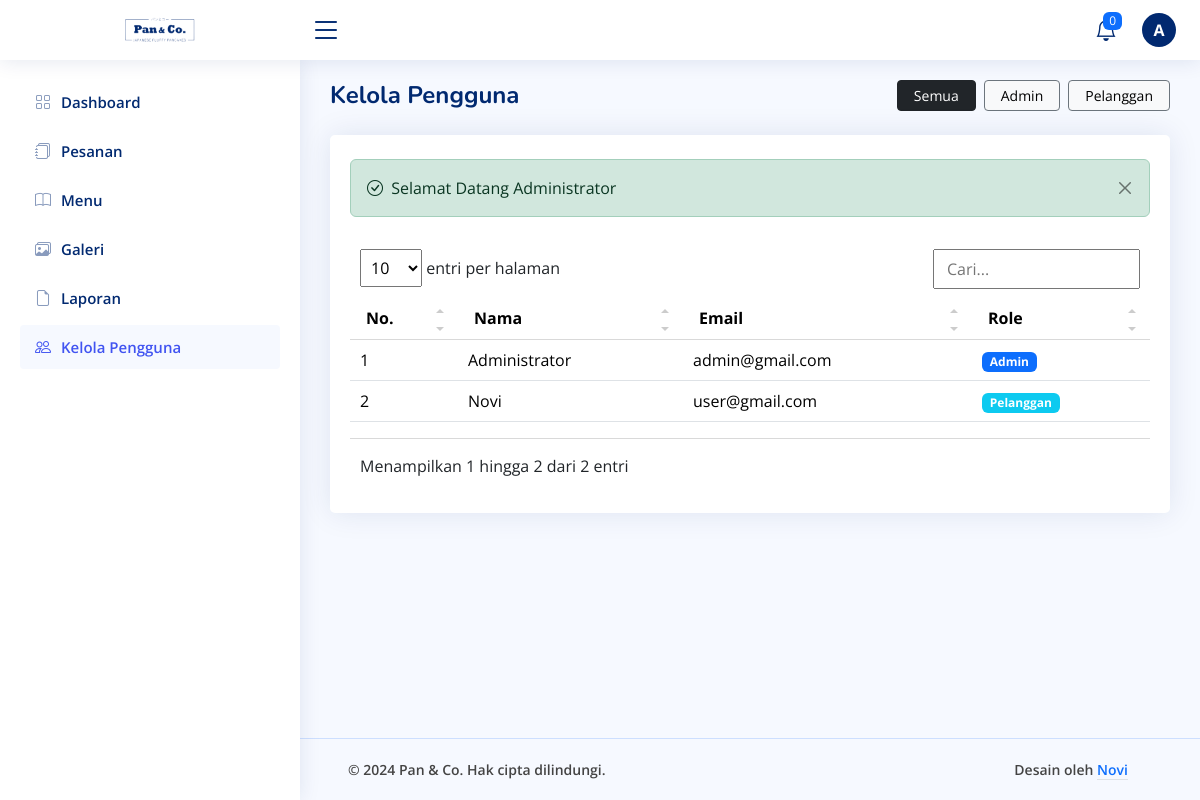
Page /admin/manage-user/show.php (signed in) on the committed database.
### tables this page shows
CREATE TABLE `users` (
  `id_user` char(13) NOT NULL,
  `nama_lengkap` varchar(100) NOT NULL,
  `email` varchar(100) NOT NULL,
  `password` varchar(100) NOT NULL,
  `level` enum('Admin','User') NOT NULL
);

### config/config.php (called while the page is built, shortened)
<?php
$base_url = 'http://localhost/restaurant';
function base_url($path = '')
{
    global $base_url;
    return rtrim($base_url, '/') . '/' . ltrim($path, '/');
}

### admin/manage-user/show.php (the view, shortened to what this page needs)
<?php
include('../../config/config.php');
$title = 'Kelola Pengguna';
?>
<div class="pagetitle">
    <div class="d-flex justify-content-between align-items-center gap-2 mb-4">
        <h1 class="mb-0 fw-bold"><?= $title ?></h1>
        <div class="d-flex gap-2">
            <a href="<?= base_url('admin/manage-user/show.php'); ?>" class="btn btn-sm px-lg-3 btn-dark">Semua</a>
            <?php
            $sql_role_user = "SELECT DISTINCT level FROM users ORDER BY level ASC";
            $query_role_user = mysqli_query($koneksi, $sql_role_user);
            while ($data_role_user = mysqli_fetch_array($query_role_user)):
            ?>
                <a href="<?= base_url('admin/manage-user/role.php?role=' . urlencode($data_role_user['level'])); ?>" class="btn btn-sm px-lg-3 btn-light border-secondary">
                    <?= ($data_role_user['level'] === 'User') ? 'Pelanggan' : 'Admin'; ?>
                </a>
            <?php endwhile; ?>
        </div>
    </div>
</div>
<section class="section">
    <div class="row">
        <div class="col-lg-12">
            <div class="card">
                <div class="card-body pt-4">
                    <?php include('../components/alerts.php') ?>
                    <table class="table table-hover datatable">
                        <thead class="table-light">
                            <tr>
                                <th>No.</th>
                                <th>Nama</th>
                                <th>Email</th>
                                <th>Role</th>
                            </tr>
                        </thead>
                        <tbody>
                            <?php
                            $no = 1;
                            $sql = "SELECT * FROM users ORDER BY nama_lengkap ASC";
                            $query = mysqli_query($koneksi, $sql);
                            while ($data = mysqli_fetch_array($query)) :
                                $role = ($data['level'] === 'User') ? 'Pelanggan' : 'Admin';
                            ?>
                                <tr>
                                    <td><?= $no++ ?></td>
                                    <td><?= $data['nama_lengkap'] ?></td>
                                    <td><?= $data['email'] ?></td>
                                    <td>
                                        <?php if ($data['level'] == 'Admin'): ?>
                                            <span class="badge bg-primary"><?= $role; ?></span>
                                        <?php else: ?>
                                            <span class="badge bg-info"><?= $role ?></span>
                                        <?php endif; ?>
                                    </td>
                                </tr>
                            <?php endwhile ?>
                        </tbody>
                    </table>
                </div>
            </div>
        </div>
    </div>
</section>
<?php
include('../layout.php');
?>

### assets/admin/css/style.css (style rules this page uses)
:root { scroll-behavior: smooth; }
body { font-family: "Open Sans", sans-serif; background: #f6f9ff; color: #444444; }
a { color: #4154f1; text-decoration: none; }
h1, h2, h3, h4, h5, h6 { font-family: "Nunito", sans-serif; }
.pagetitle { margin-bottom: 10px; }
.pagetitle h1 { font-size: 24px; margin-bottom: 0; font-weight: 600; color: #012970; }
.card { margin-bottom: 30px; border: none; border-radius: 5px; box-shadow: 0px 0 30px rgba(1, 41, 112, 0.1); }
.card-body { padding: 0 20px 20px 20px; }
html, body { height: 100%; margin: 0; display: flex; flex-direction: column; }

### rows in the picture
users: nama_lengkap "Administrator", email "admin@gmail.com", level "Admin"
users: nama_lengkap "Novi", email "user@gmail.com", level "Pelanggan"

### other values in the picture
$jumlah_item "0"
substr($_SESSION['nama_lengkap'], 0, 1) "A"
$title "Kelola Pengguna"
$_SESSION['success'] "Selamat Datang Administrator"
